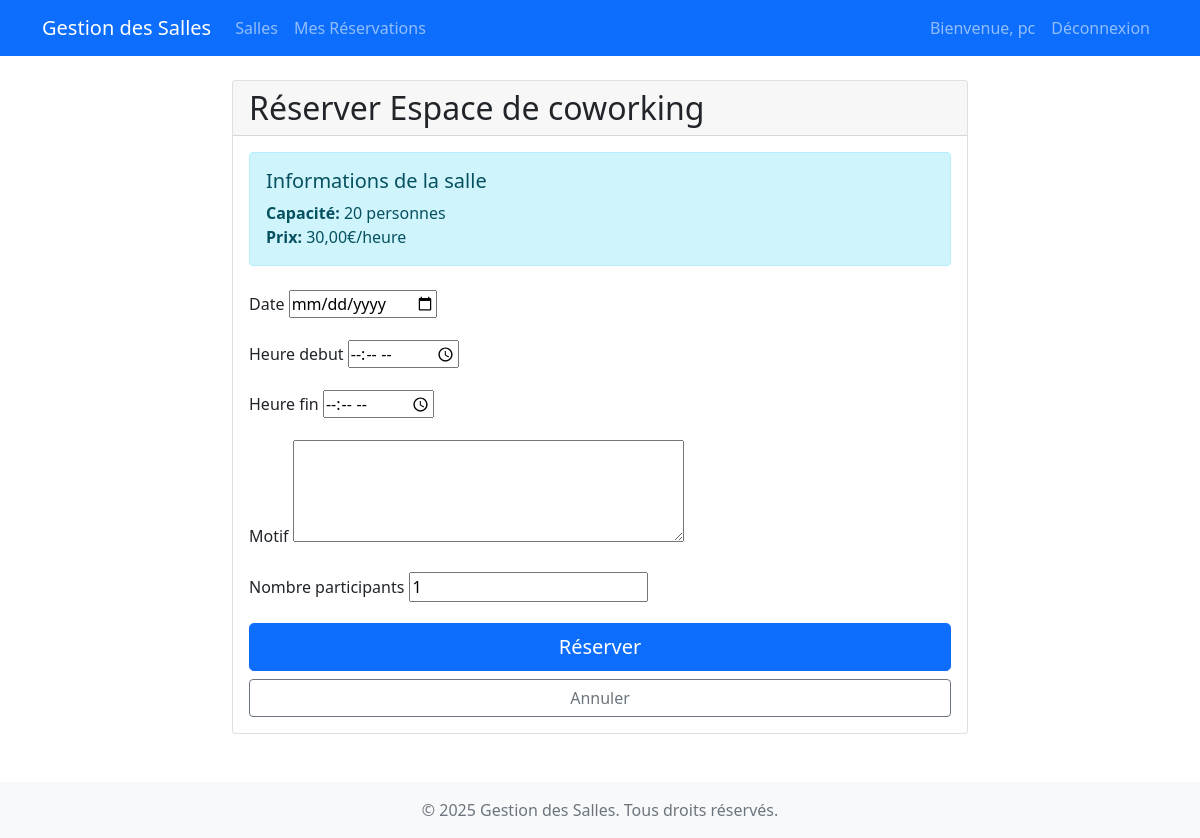
The app's page /salle/3/reserver/ (signed in) with its own data.
### reservations/models.py (models this page shows, shortened)
class Salle(models.Model):
    nom = models.CharField(max_length=100, unique=True)
    capacite = models.IntegerField()
    description = models.TextField(blank=True)
    equipements = models.TextField(blank=True)
    disponible = models.BooleanField(default=True)
    image = models.ImageField(upload_to='salles/', blank=True, null=True)
    prix_par_heure = models.DecimalField(max_digits=10, decimal_places=2, default=0.00)
    class Meta:
        verbose_name = "Salle"
        verbose_name_plural = "Salles"

### reservations/views.py (the view)
# urls.py: path('salle/<int:salle_id>/reserver/', views.reserver_salle, name='reserver_salle'),
@login_required
def reserver_salle(request, salle_id):
    salle = get_object_or_404(Salle, id=salle_id)
    if request.method == 'POST':
        form = ReservationForm(request.POST)
        if form.is_valid():
            reservation = form.save(commit=False)
            reservation.utilisateur = request.user
            reservation.salle = salle  # Associer la salle avant la validation
            if not salle.disponible:
                messages.error(request, "Cette salle n'est pas disponible pour le moment.")
                return redirect('reservations:detail_salle', salle_id=salle.id)
            if reservation.date < date.today():
                messages.error(request, "La date de réservation ne peut pas être dans le passé.")
                return redirect('reservations:detail_salle', salle_id=salle.id)
            if reservation.heure_fin <= reservation.heure_debut:
                messages.error(request, "L'heure de fin doit être après l'heure de début.")
                return redirect('reservations:detail_salle', salle_id=salle.id)
            if reservation.nombre_participants < 1:
                messages.error(request, "Le nombre de participants doit être d'au moins 1.")
                return redirect('reservations:detail_salle', salle_id=salle.id)
            if reservation.nombre_participants > salle.capacite:
                messages.error(request, f"Le nombre de participants ({reservation.nombre_participants}) dépasse la capacité de la salle ({salle.capacite}).")
                return redirect('reservations:detail_salle', salle_id=salle.id)
            overlapping = Reservation.objects.filter(
                salle=salle,
                date=reservation.date,
                heure_debut__lt=reservation.heure_fin,
                heure_fin__gt=reservation.heure_debut
            ).exists()
            if overlapping:
                messages.error(request, "Cette salle est déjà réservée pour cette période.")
                return redirect('reservations:detail_salle', salle_id=salle.id)
            try:
                reservation.save()
                messages.success(request, "La réservation a été effectuée avec succès!")
                return redirect('reservations:mes_reservations')
            except Exception as e:
                messages.error(request, f"Une erreur est survenue: {str(e)}")
    else:
        form = ReservationForm()
    return render(request, 'reservations/reserver_salle.html', {
        'form': form,
        'salle': salle
    })

### reservations/forms.py (shortened to what this page needs)
class ReservationForm(forms.ModelForm):
    class Meta:
        model = Reservation
        fields = ['date', 'heure_debut', 'heure_fin', 'motif', 'nombre_participants']
        widgets = {
            'date': forms.DateInput(attrs={'type': 'date', 'min': date.today().isoformat()}),
            'heure_debut': forms.TimeInput(attrs={'type': 'time'}),
            'heure_fin': forms.TimeInput(attrs={'type': 'time'}),
            'motif': forms.Textarea(attrs={'rows': 4}),
        }

### reservations/templates/reservations/reserver_salle.html (shortened to what this page needs)
{% extends 'base.html' %}
{% block content %}
<div class="row justify-content-center">
    <div class="col-md-8">
        <div class="card">
            <div class="card-header">
                <h2 class="card-title mb-0">Réserver {{ salle.nom }}</h2>
            </div>
            <div class="card-body">
                <div class="alert alert-info">
                    <h5>Informations de la salle</h5>
                    <p class="mb-0">
                        <strong>Capacité:</strong> {{ salle.capacite }} personnes<br>
                        <strong>Prix:</strong> {{ salle.prix_par_heure }}€/heure
                    </p>
                </div>
                <form method="post" class="mt-4">
                    {% for field in form %}
                    <div class="mb-3">
                        <label for="{{ field.id_for_label }}" class="form-label">{{ field.label }}</label>
                        {{ field }}
                    </div>
                    {% endfor %}
                    <div class="d-grid gap-2">
                        <button type="submit" class="btn btn-primary btn-lg">Réserver</button>
                        <a href="{% url 'reservations:detail_salle' salle.id %}" class="btn btn-outline-secondary">Annuler</a>
                    </div>
                </form>
            </div>
        </div>
    </div>
</div>
{% endblock %}

### templates/base.html (shortened to what this page needs)
<!DOCTYPE html>
<html lang="fr">
<head>
    <link href="https://cdn.jsdelivr.net/npm/bootstrap@5.1.3/dist/css/bootstrap.min.css" rel="stylesheet">
</head>
<body>
    <nav class="navbar navbar-expand-lg navbar-dark bg-primary">
        <div class="container">
            <a class="navbar-brand" href="{% url 'reservations:liste_salles' %}">Gestion des Salles</a>
            <div class="collapse navbar-collapse" id="navbarNav">
                <ul class="navbar-nav me-auto">
                    <li class="nav-item">
                        <a class="nav-link" href="{% url 'reservations:liste_salles' %}">Salles</a>
                    </li>
                    {% if user.is_authenticated %}
                    <li class="nav-item">
                        <a class="nav-link" href="{% url 'reservations:mes_reservations' %}">Mes Réservations</a>
                    </li>
                    {% endif %}
                </ul>
                <ul class="navbar-nav">
                    {% if user.is_authenticated %}
                    <li class="nav-item">
                        <span class="nav-link">Bienvenue, {{ user.username }}</span>
                    </li>
                    <li class="nav-item">
                        <a class="nav-link" href="{% url 'reservations:logout' %}">Déconnexion</a>
                    </li>
                    {% else %}
                    <li class="nav-item">
                        <a class="nav-link" href="{% url 'login' %}">Connexion</a>
                    </li>
                    {% endif %}
                </ul>
            </div>
        </div>
    </nav>
    <div class="container mt-4">
        {% block content %}
        {% endblock %}
    </div>
    <footer class="footer mt-5 py-3 bg-light">
        <div class="container text-center">
            <span class="text-muted">© {% now "Y" %} Gestion des Salles. Tous droits réservés.</span>
        </div>
    </footer>
</body>
</html>

### records on screen
Salle: nom "Espace de coworking", capacite "20", prix_par_heure "30,00"

### other values on screen
{{ user.username }} "pc"
{{ field.label }} "Date" "Heure debut" "Heure fin" "Motif" "Nombre participants"
